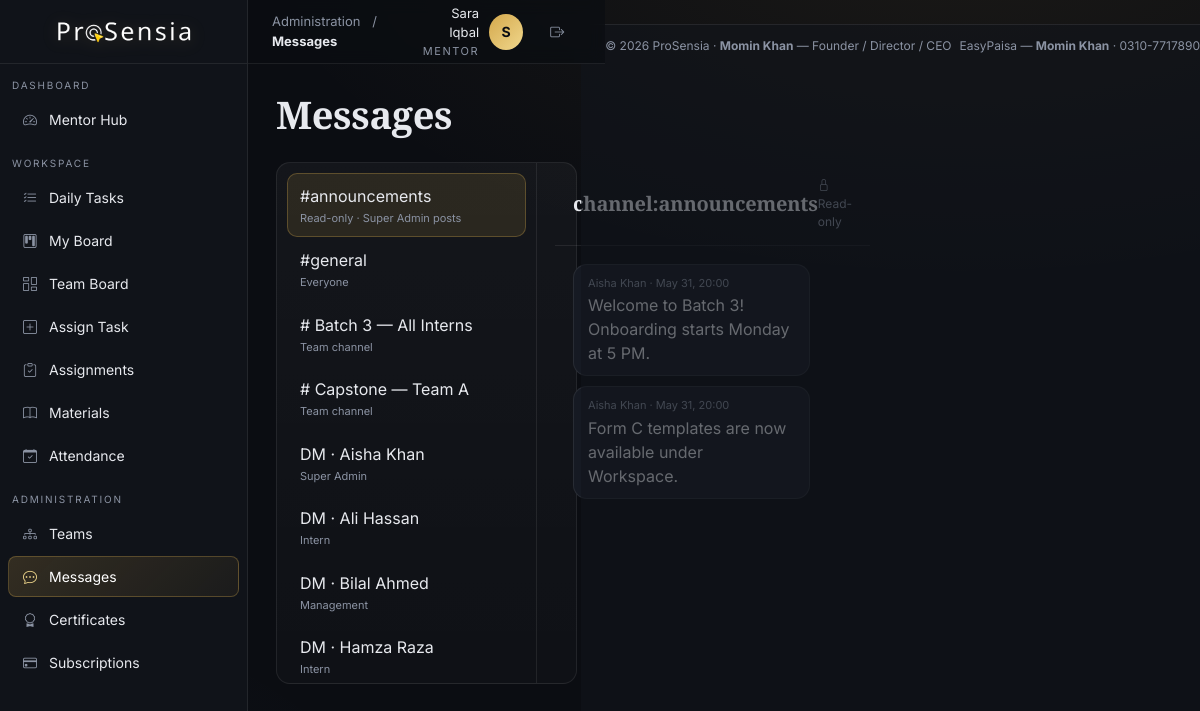
/shared/messages.php (signed in), run on an earlier commit of the app's database.
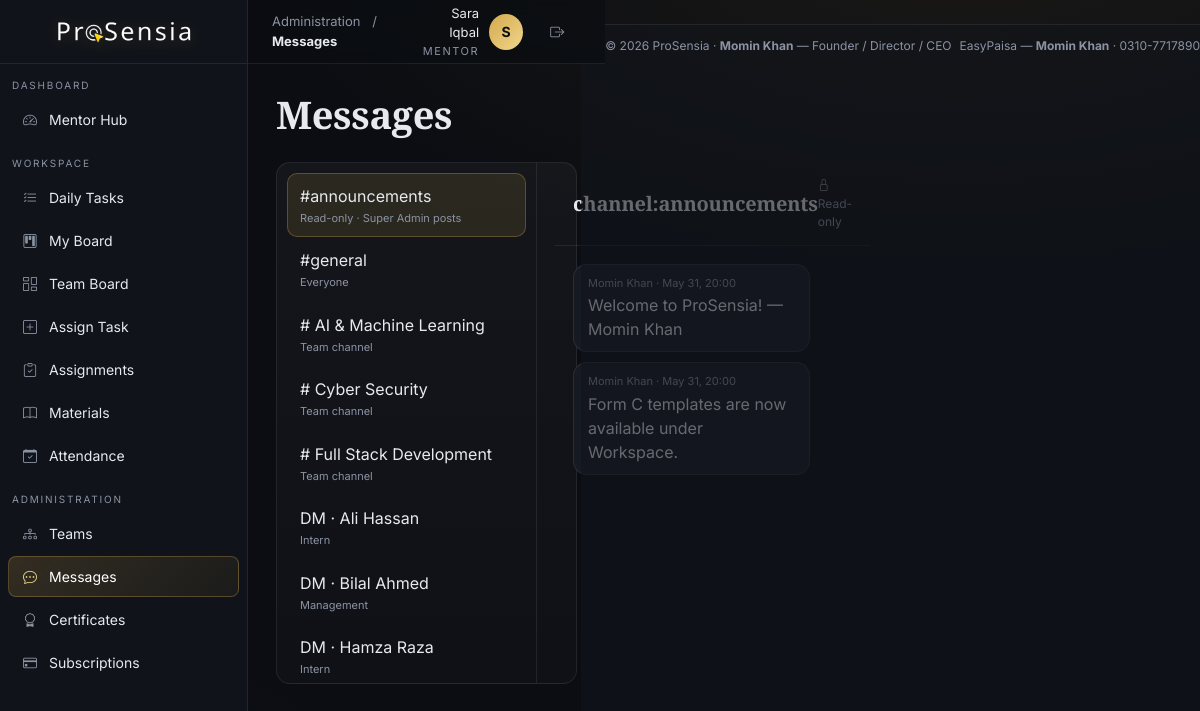
And on a later commit of the database.
### tables this page shows
CREATE TABLE chat_messages (
  id INT AUTO_INCREMENT PRIMARY KEY,
  channel_key VARCHAR(120) NOT NULL,
  from_id INT NOT NULL, text TEXT NOT NULL,
  created_at TIMESTAMP DEFAULT CURRENT_TIMESTAMP,
  FOREIGN KEY (from_id) REFERENCES users(id) ON DELETE CASCADE,
  INDEX(channel_key)
);

CREATE TABLE users (
  id INT AUTO_INCREMENT PRIMARY KEY,
  name VARCHAR(120) NOT NULL,
  email VARCHAR(160) NOT NULL UNIQUE,
  password VARCHAR(255) NOT NULL,
  role ENUM('super_admin','management','mentor','intern') NOT NULL,
  status ENUM('pending','active','inactive','rejected') DEFAULT 'pending',
  created_at TIMESTAMP DEFAULT CURRENT_TIMESTAMP
);

### shared/messages.php (the view, shortened to what this page needs)
<?php
require __DIR__ . '/../includes/header.php';
$uid = $user['id']; $role = $user['role'];
$channels = [];
$channels[] = ['key'=>'channel:announcements','label'=>'#announcements','sub'=>'Read-only · Super Admin posts'];
$channels[] = ['key'=>'channel:general','label'=>'#general','sub'=>'Everyone'];
$teamsQ = $pdo->prepare('SELECT t.id,t.name FROM teams t JOIN team_members tm ON tm.team_id=t.id WHERE tm.user_id=? ORDER BY t.name');
$teamsQ->execute([$uid]);
foreach($teamsQ->fetchAll() as $t) {
    $channels[] = ['key'=>'team:'.$t['id'],'label'=>'# '.$t['name'],'sub'=>'Team channel'];
}
$peers = $pdo->prepare('SELECT id,name,role FROM users WHERE id<>? ORDER BY name'); $peers->execute([$uid]);
foreach($peers->fetchAll() as $p) {
    $ids = [$uid,(int)$p['id']]; sort($ids);
    $channels[] = ['key'=>'dm:'.$ids[0].'|'.$ids[1],'label'=>'DM · '.$p['name'],'sub'=>role_label($p['role'])];
}
$active = $_GET['ch'] ?? $channels[0]['key'];
$msgs = $pdo->prepare('SELECT m.*, u.name FROM chat_messages m JOIN users u ON u.id=m.from_id WHERE m.channel_key=? ORDER BY m.created_at ASC LIMIT 200');
$msgs->execute([$active]);
$messages = $msgs->fetchAll();
$canPost = !($active==='channel:announcements' && $role!=='super_admin');
?>
<h1 class="serif mb-4" style="font-size:38px">Messages</h1>
<div class="chat-shell glass">
  <div class="chat-list" style="border-right:1px solid var(--border)">
    <?php foreach($channels as $c): ?>
      <a class="item <?= $c['key']===$active?'active':'' ?>" href="?ch=<?= urlencode($c['key']) ?>">
        <div><?= e($c['label']) ?></div><div class="sub"><?= e($c['sub']) ?></div>
      </a>
    <?php endforeach; ?>
  </div>
  <div class="chat-pane">
    <div class="head d-flex justify-content-between align-items-center">
      <h5 class="serif m-0"><?= e($active) ?></h5>
      <?php if (!$canPost): ?><span class="muted" style="font-size:12px"><i class="bi bi-lock"></i> Read-only</span><?php endif; ?>
    </div>
    <div class="stream">
      <?php foreach($messages as $m): $mine = (int)$m['from_id']===$uid; ?>
        <div class="bubble <?= $mine?'me':'' ?>">
          <div class="who"><?= e($m['name']) ?> · <?= e(date('M j, H:i', strtotime($m['created_at']))) ?></div>
          <div><?= nl2br(e($m['text'])) ?></div>
        </div>
      <?php endforeach; ?>
    </div>
  </div>
</div>
<?php require __DIR__ . '/../includes/footer.php'; ?>

What changed in the data, as far as the page shows it:
changed chat_messages: from.name "Aisha Khan" → "Momin Khan"; text "Welcome to Batch 3! Onboarding starts Monday at 5 PM." → "Welcome to ProSensia! — Momin Khan"
changed through a linked row, chat_messages "Form C templates are now available under Workspace.": from.name "Aisha Khan" → "Momin Khan"
Also different on the page:
new list line: "# AI & Machine Learning Team channel"
new list line: "# Cyber Security Team channel"
new list line: "# Full Stack Development Team channel"
list line gone: "# Batch 3 — All Interns Team channel"
list line gone: "# Capstone — Team A Team channel"
list line gone: "DM · Aisha Khan Super Admin"
